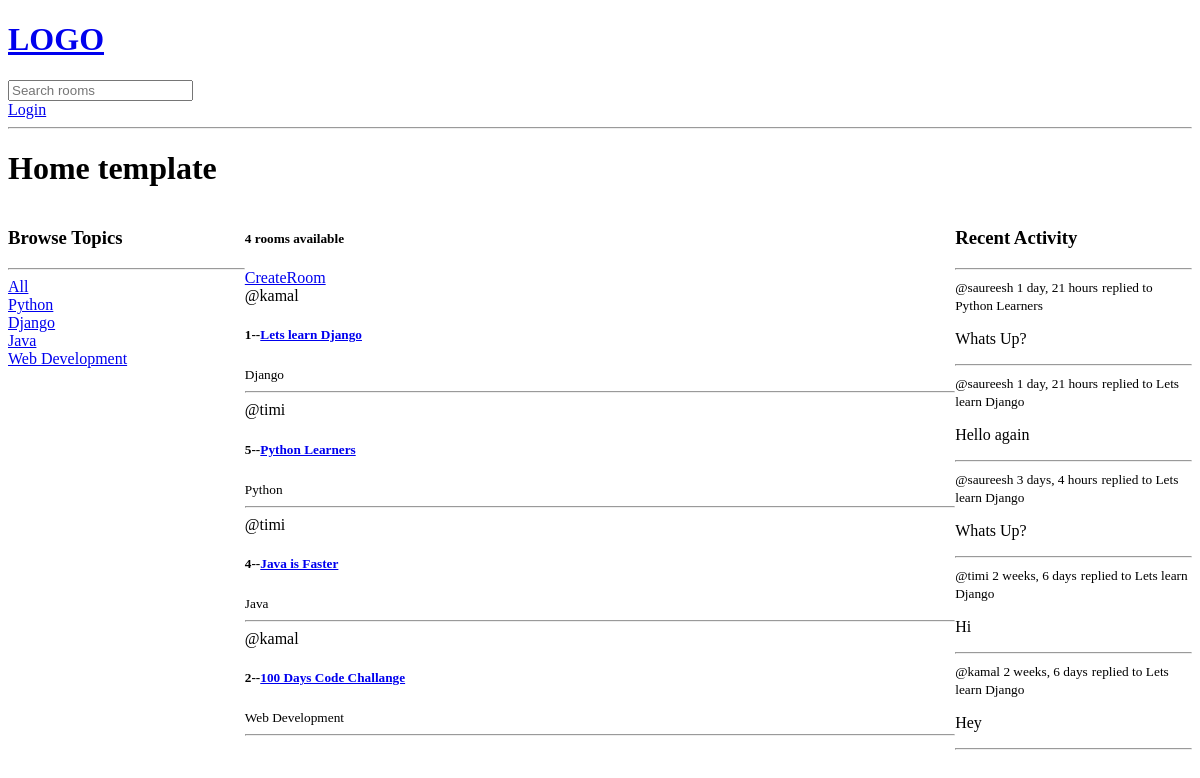
Before: / with the older database file.
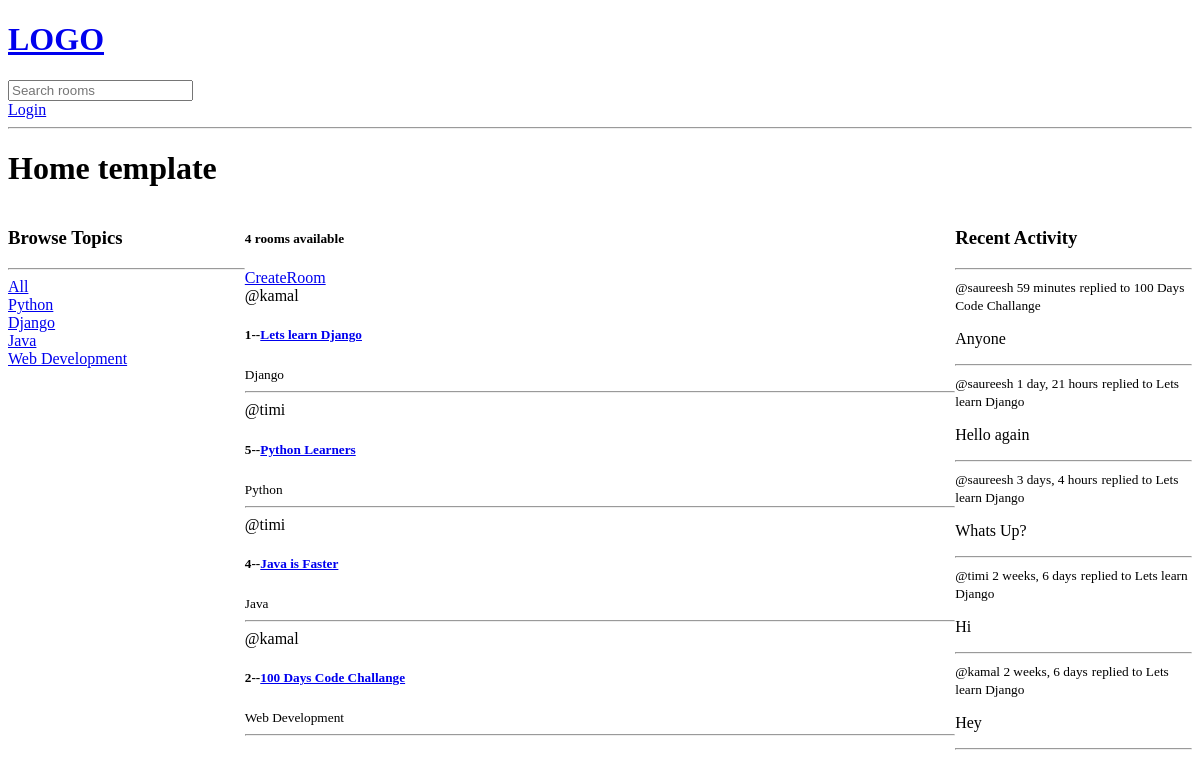
After: the same page with the newer database file.
### base/models.py (models this page shows, shortened)
class Topic(models.Model):
    name=models.CharField(max_length=200)

class Room(models.Model):
    host=models.ForeignKey(User,on_delete=models.SET_NULL,null=True)
    topic=models.ForeignKey(Topic,on_delete=models.SET_NULL,null=True)
    name=models.CharField(max_length=100)
    description=models.TextField(null=True,blank=True)
    participants=models.ManyToManyField(User, related_name='participants',blank=True)
    updated=models.DateTimeField(auto_now=True)
    created=models.DateTimeField(auto_now_add=True)
    class Meta:
        ordering=['-updated','-created']
    def __str__(self):
        return self.name

class Message(models.Model):
    user=models.ForeignKey(User,on_delete=models.CASCADE)
    room=models.ForeignKey(Room,on_delete=models.CASCADE)
    body=models.TextField()
    updated=models.DateTimeField(auto_now=True)
    created=models.DateTimeField(auto_now_add=True)
    class Meta:
        ordering=['-updated','-created']
    def __str__(self):
        return self.body[0:50]

### base/views.py (the view)
# urls.py: path('',views.home,name='home'),
def home(request):
    q=request.GET.get('q') if request.GET.get('q')!=None else ''
    rooms=Room.objects.filter(Q(topic__name__icontains=q)|
                             Q(name__icontains=q) |
                             Q(description__icontains=q))
    topics=Topic.objects.all()
    roomcount=rooms.count()
    room_messages=Message.objects.filter(Q(room__topic__name__icontains=q))
    context={'rooms':rooms,'topics':topics,'roomcount':roomcount,'room_messages':room_messages}
    return render(request, 'base/home.html', context)

### base/templates/base/home.html (shortened to what this page needs)
{% extends 'main.html' %}
{% block content %}
<h1>Home template</h1>
<div class="home-container">
    <div>
        {% include 'base/topics_component.html' %}
    </div>
    <div>
        <h5>{{roomcount}} rooms available</h5>
        <a href="{%url 'create-room' %}">CreateRoom</a>
        {% include 'base/feed_component.html' %}
    </div>
    <div>
        {% include 'base/activity_component.html' %}
    </div>
</div>
{% endblock content %}

### templates/main.html (shortened to what this page needs)
<!DOCTYPE html>
<html lang="en">
<head>
</head>
<body>
    {% include 'navbar.html'%}
    {% block content %}
    {% endblock %}
</body>
</html>

### templates/navbar.html
<a href="/">
    <h1>LOGO</h1>
</a>
<form method="GET" action="{%url 'home'%}">
    <input type="text" name="q" placeholder="Search rooms">
</form>
{% if request.user.is_authenticated %}
<p>Hello {{request.user}}</p>
<a href="{%url 'logout'%}">Logout</a>
{%else%}
<a href="{%url 'login'%}">Login</a>
{%endif%}
<hr>

### base/templates/base/topics_component.html
<h3>Browse Topics</h3>
<hr>
<div>
    <a href="{%url 'home'%}">All</a>
</div>
{%for topic in topics%}
<div>
    <a href="{%url 'home'%}?q={{topic.name}}">{{topic.name}}</a>
</div>
{%endfor%}

### base/templates/base/feed_component.html (shortened to what this page needs)
<div>
    {%for room in rooms%}
    <div>
        <span>@{{room.host.username}}</span>
        <h5>{{room.id}}--<a href="{% url 'room' room.id %}">{{room.name}}</a></h5>
        <small>{{room.topic.name}}</small>
    </div>
    <hr>
    {%endfor%}
</div>

### base/templates/base/activity_component.html (shortened to what this page needs)
<h3>Recent Activity</h3>
<hr>
{% for message in room_messages%}
<div>
    <small>@{{message.user}}  {{message.created|timesince}}</small>
    <small>replied to {{message.room}}</small>
    <p>{{message}}</p>
    <hr>
</div>
{%endfor%}

### base/templates/base/home.html (style rules this page uses)
.home-container { display:grid; grid-template-columns:1fr 3fr 1fr; }

Changed rows visible on the page:
removed Message: user "saureesh", created "1 day, 21 hours", room "Python Learners", body "Whats Up?"
added Message: user "saureesh", created "59 minutes", room "100 Days Code Challange", body "Anyone"
